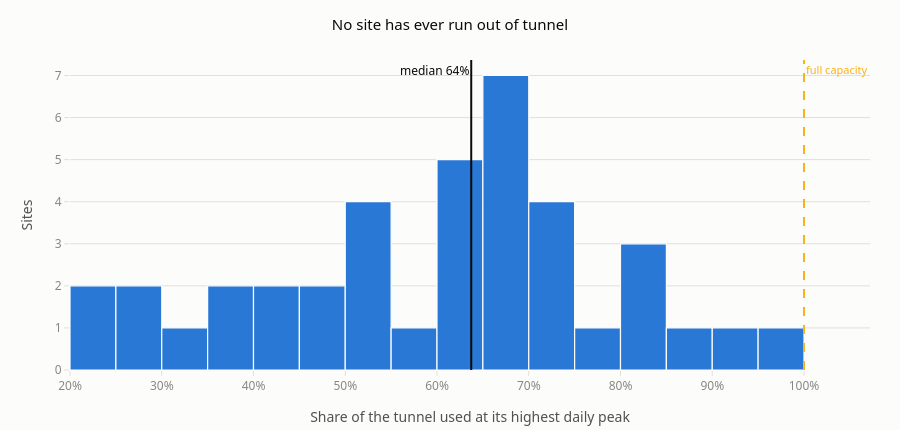

Notebook code for this chart:
### Markdown cell above
## 1.4 How much of the tunnel do we use?

The proforma sizes a tunnel at **one foot per car per hour** of year-5 peak volume. This is each
site's *measured* highest daily peak against that rating — the most generous test available to the tunnel.

### Code cell
med = d.utilisation.median()

fig = go.Figure()
fig.add_histogram(x=d.utilisation, nbinsx=20,
                  marker=dict(color=S1, line=dict(width=1.2, color=SURFACE)),
                  hovertemplate="%{x:.0%} of capacity<br>%{y} sites<extra></extra>")
fig.add_vline(x=med, line=dict(color=INK, width=2), annotation_text=f"median {med:.0%}",
              annotation_position="top left", annotation_font=dict(color=INK, size=12))
fig.add_vline(x=1.0, line=dict(color=STATUS["At capacity"], width=2, dash="dash"),
              annotation_text="full capacity", annotation_position="top right",
              annotation_font=dict(color=STATUS["At capacity"], size=11))
fig.update_layout(title="No site has ever run out of tunnel",
                  xaxis_title="Share of the tunnel used at its highest daily peak",
                  yaxis_title="Sites", height=430, showlegend=False, xaxis=dict(tickformat=".0%"))
fig.show()

bb = td.utilisation_by_basis()
print(bb.round(3).to_string(index=False))
print(f"\nsites that have ever exceeded their rating: {(d.utilisation > 1).sum()}")

### Figure 1 — Plotly figure (JSON) as saved in the notebook; plotly's stock layout.template omitted (floating-point values rounded to 4 significant figures)
{"data": [{"hovertemplate": "%{x:.0%} of capacity<br>%{y} sites<extra></extra>", "marker": {"color": "#2a78d6", "line": {"color": "#fcfcfb", "width": 1.2}}, "nbinsx": 20, "type": "histogram", "x": [0.7885, 0.9754, 0.8984, 0.6657, 0.659, 0.9062, 0.7343, 0.6825, 0.6967, 0.8467, 0.8152, 0.6164, 0.4724, 0.6265, 0.5007, 0.6304, 0.746, 0.4995, 0.7338, 0.8441, 0.7473, 0.6773, 0.6423, 0.6967, 0.4482, 0.6686, 0.6373, 0.2476, 0.3353, 0.5265, 0.2892, 0.5153, 0.2961, 0.5367, 0.4182, 0.3556, 0.3609, 0.5588, 0.2068]}], "layout": {"annotations": [{"font": {"color": "#0b0b0b", "size": 12}, "showarrow": false, "text": "median 64%", "x": 0.6373, "xanchor": "right", "xref": "x", "y": 1, "yanchor": "top", "yref": "y domain"}, {"font": {"color": "#fab219", "size": 11}, "showarrow": false, "text": "full capacity", "x": 1.0, "xanchor": "left", "xref": "x", "y": 1, "yanchor": "top", "yref": "y domain"}], "height": 430, "shapes": [{"line": {"color": "#0b0b0b", "width": 2}, "type": "line", "x0": 0.6373, "x1": 0.6373, "xref": "x", "y0": 0, "y1": 1, "yref": "y domain"}, {"line": {"color": "#fab219", "dash": "dash", "width": 2}, "type": "line", "x0": 1.0, "x1": 1.0, "xref": "x", "y0": 0, "y1": 1, "yref": "y domain"}], "showlegend": false, "title": {"text": "No site has ever run out of tunnel"}, "xaxis": {"tickformat": ".0%", "title": {"text": "Share of the tunnel used at its highest daily peak"}}, "yaxis": {"title": {"text": "Sites"}}}}
